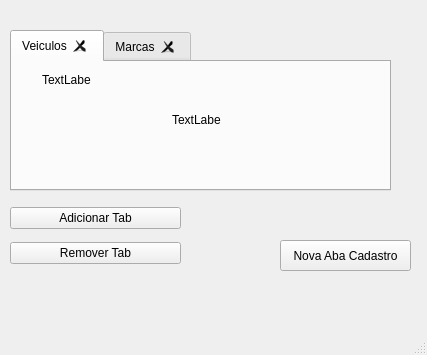
<?xml version="1.0" encoding="UTF-8"?>
<ui version="4.0">
 <class>MainWindow</class>
 <widget class="QMainWindow" name="MainWindow">
  <property name="geometry">
   <rect>
    <x>0</x>
    <y>0</y>
    <width>427</width>
    <height>355</height>
   </rect>
  </property>
  <property name="windowTitle">
   <string>MainWindow</string>
  </property>
  <widget class="QWidget" name="centralwidget">
   <widget class="QTabWidget" name="tabWidget">
    <property name="geometry">
     <rect>
      <x>10</x>
      <y>30</y>
      <width>381</width>
      <height>161</height>
     </rect>
    </property>
    <property name="currentIndex">
     <number>0</number>
    </property>
    <property name="tabsClosable">
     <bool>true</bool>
    </property>
    <widget class="QWidget" name="tab">
     <attribute name="title">
      <string>Veiculos</string>
     </attribute>
     <widget class="QLabel" name="label">
      <property name="geometry">
       <rect>
        <x>30</x>
        <y>10</y>
        <width>49</width>
        <height>16</height>
       </rect>
      </property>
      <property name="text">
       <string>TextLabel</string>
      </property>
     </widget>
     <widget class="QLabel" name="label_2">
      <property name="geometry">
       <rect>
        <x>160</x>
        <y>50</y>
        <width>49</width>
        <height>16</height>
       </rect>
      </property>
      <property name="text">
       <string>TextLabel</string>
      </property>
     </widget>
    </widget>
    <widget class="QWidget" name="tab_2">
     <attribute name="title">
      <string>Marcas</string>
     </attribute>
     <widget class="QLabel" name="label_3">
      <property name="geometry">
       <rect>
        <x>50</x>
        <y>10</y>
        <width>49</width>
        <height>16</height>
       </rect>
      </property>
      <property name="text">
       <string>TextLabel</string>
      </property>
     </widget>
     <widget class="QLabel" name="label_4">
      <property name="geometry">
       <rect>
        <x>50</x>
        <y>50</y>
        <width>49</width>
        <height>16</height>
       </rect>
      </property>
      <property name="text">
       <string>TextLabel</string>
      </property>
     </widget>
    </widget>
   </widget>
   <widget class="QWidget" name="layoutWidget">
    <property name="geometry">
     <rect>
      <x>10</x>
      <y>200</y>
      <width>171</width>
      <height>71</height>
     </rect>
    </property>
    <layout class="QVBoxLayout" name="verticalLayout">
     <item>
      <widget class="QPushButton" name="btn_add_tab">
       <property name="text">
        <string>Adicionar Tab</string>
       </property>
      </widget>
     </item>
     <item>
      <widget class="QPushButton" name="btn_remove_tab">
       <property name="text">
        <string>Remover Tab</string>
       </property>
      </widget>
     </item>
    </layout>
   </widget>
   <widget class="QPushButton" name="pushButton_5">
    <property name="geometry">
     <rect>
      <x>280</x>
      <y>240</y>
      <width>131</width>
      <height>31</height>
     </rect>
    </property>
    <property name="text">
     <string>Nova Aba Cadastro</string>
    </property>
   </widget>
  </widget>
  <widget class="QMenuBar" name="menubar">
   <property name="geometry">
    <rect>
     <x>0</x>
     <y>0</y>
     <width>427</width>
     <height>21</height>
    </rect>
   </property>
  </widget>
  <widget class="QStatusBar" name="statusbar"/>
 </widget>
 <resources/>
 <connections/>
</ui>
